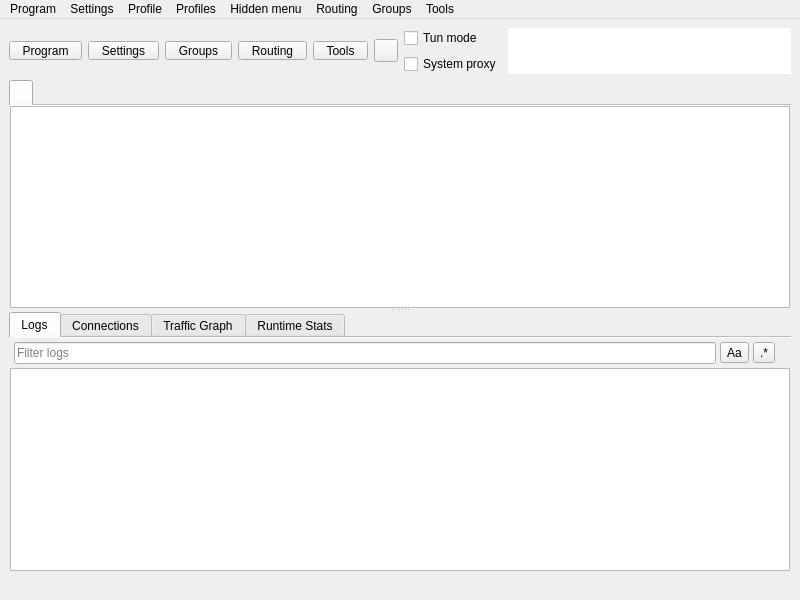
<?xml version="1.0" encoding="UTF-8"?>
<ui version="4.0">
 <class>MainWindow</class>
 <widget class="QMainWindow" name="MainWindow">
  <property name="geometry">
   <rect>
    <x>0</x>
    <y>0</y>
    <width>800</width>
    <height>600</height>
   </rect>
  </property>
  <property name="minimumSize">
   <size>
    <width>800</width>
    <height>600</height>
   </size>
  </property>
  <property name="windowTitle">
   <string notr="true">Throned</string>
  </property>
  <widget class="QWidget" name="centralwidget">
   <layout class="QVBoxLayout" name="verticalLayout_3" stretch="0,1,0">
    <item>
     <layout class="QHBoxLayout" name="horizontalLayout_2">
      <item>
       <widget class="QToolButton" name="toolButton_program">
        <property name="minimumSize">
         <size>
          <width>0</width>
          <height>0</height>
         </size>
        </property>
        <property name="styleSheet">
         <string notr="true">QToolButton {
    padding-left: 8px;
    padding-right: 8px;
}

/* The indicator shares the bottom row with the label (ToolButtonTextUnderIcon),
   so the widest button in any language is the tight one -- its text runs closest
   to the arrow. It fits because the drawn chevron only occupies the middle of
   its 16px subcontrol box, leaving ~14px clear at the button edge against the
   label's ~14.5px of slack. Don't pad the buttons to &quot;fix&quot; this: that widens
   all five for a gap only one of them ever needs (#1665). If a future
   translation looks cramped here, check that label first. */
QToolButton::menu-indicator {
    subcontrol-origin: border;
    subcontrol-position: bottom right;
    right: 2px;
    bottom: 3px;
}</string>
        </property>
        <property name="text">
         <string>Program</string>
        </property>
        <property name="iconSize">
         <size>
          <width>24</width>
          <height>24</height>
         </size>
        </property>
        <property name="popupMode">
         <enum>QToolButton::ToolButtonPopupMode::InstantPopup</enum>
        </property>
        <property name="toolButtonStyle">
         <enum>Qt::ToolButtonStyle::ToolButtonTextUnderIcon</enum>
        </property>
       </widget>
      </item>
      <item>
       <widget class="QToolButton" name="toolButton_preferences">
        <property name="minimumSize">
         <size>
          <width>0</width>
          <height>0</height>
         </size>
        </property>
        <property name="styleSheet">
         <string notr="true">QToolButton {
    padding-left: 8px;
    padding-right: 8px;
}

/* The indicator shares the bottom row with the label (ToolButtonTextUnderIcon),
   so the widest button in any language is the tight one -- its text runs closest
   to the arrow. It fits because the drawn chevron only occupies the middle of
   its 16px subcontrol box, leaving ~14px clear at the button edge against the
   label's ~14.5px of slack. Don't pad the buttons to &quot;fix&quot; this: that widens
   all five for a gap only one of them ever needs (#1665). If a future
   translation looks cramped here, check that label first. */
QToolButton::menu-indicator {
    subcontrol-origin: border;
    subcontrol-position: bottom right;
    right: 2px;
    bottom: 3px;
}</string>
        </property>
        <property name="text">
         <string>Settings</string>
        </property>
        <property name="iconSize">
         <size>
          <width>24</width>
          <height>24</height>
         </size>
        </property>
        <property name="popupMode">
         <enum>QToolButton::ToolButtonPopupMode::InstantPopup</enum>
        </property>
        <property name="toolButtonStyle">
         <enum>Qt::ToolButtonStyle::ToolButtonTextUnderIcon</enum>
        </property>
       </widget>
      </item>
      <item>
       <widget class="QToolButton" name="toolButton_testing">
        <property name="minimumSize">
         <size>
          <width>0</width>
          <height>0</height>
         </size>
        </property>
        <property name="styleSheet">
         <string notr="true">QToolButton {
    padding-left: 8px;
    padding-right: 8px;
}

/* The indicator shares the bottom row with the label (ToolButtonTextUnderIcon),
   so the widest button in any language is the tight one -- its text runs closest
   to the arrow. It fits because the drawn chevron only occupies the middle of
   its 16px subcontrol box, leaving ~14px clear at the button edge against the
   label's ~14.5px of slack. Don't pad the buttons to &quot;fix&quot; this: that widens
   all five for a gap only one of them ever needs (#1665). If a future
   translation looks cramped here, check that label first. */
QToolButton::menu-indicator {
    subcontrol-origin: border;
    subcontrol-position: bottom right;
    right: 2px;
    bottom: 3px;
}</string>
        </property>
        <property name="text">
         <string>Groups</string>
        </property>
        <property name="iconSize">
         <size>
          <width>24</width>
          <height>24</height>
         </size>
        </property>
        <property name="popupMode">
         <enum>QToolButton::ToolButtonPopupMode::InstantPopup</enum>
        </property>
        <property name="toolButtonStyle">
         <enum>Qt::ToolButtonStyle::ToolButtonTextUnderIcon</enum>
        </property>
       </widget>
      </item>
      <item>
       <widget class="QToolButton" name="toolButton_routing">
        <property name="minimumSize">
         <size>
          <width>0</width>
          <height>0</height>
         </size>
        </property>
        <property name="styleSheet">
         <string notr="true">QToolButton {
    padding-left: 8px;
    padding-right: 8px;
}

/* The indicator shares the bottom row with the label (ToolButtonTextUnderIcon),
   so the widest button in any language is the tight one -- its text runs closest
   to the arrow. It fits because the drawn chevron only occupies the middle of
   its 16px subcontrol box, leaving ~14px clear at the button edge against the
   label's ~14.5px of slack. Don't pad the buttons to &quot;fix&quot; this: that widens
   all five for a gap only one of them ever needs (#1665). If a future
   translation looks cramped here, check that label first. */
QToolButton::menu-indicator {
    subcontrol-origin: border;
    subcontrol-position: bottom right;
    right: 2px;
    bottom: 3px;
}</string>
        </property>
        <property name="text">
         <string>Routing</string>
        </property>
        <property name="iconSize">
         <size>
          <width>24</width>
          <height>24</height>
         </size>
        </property>
        <property name="popupMode">
         <enum>QToolButton::ToolButtonPopupMode::InstantPopup</enum>
        </property>
        <property name="toolButtonStyle">
         <enum>Qt::ToolButtonStyle::ToolButtonTextUnderIcon</enum>
        </property>
       </widget>
      </item>
      <item>
       <widget class="QToolButton" name="toolButton_tools">
        <property name="minimumSize">
         <size>
          <width>0</width>
          <height>0</height>
         </size>
        </property>
        <property name="styleSheet">
         <string notr="true">QToolButton {
    padding-left: 8px;
    padding-right: 8px;
}

/* The indicator shares the bottom row with the label (ToolButtonTextUnderIcon),
   so the widest button in any language is the tight one -- its text runs closest
   to the arrow. It fits because the drawn chevron only occupies the middle of
   its 16px subcontrol box, leaving ~14px clear at the button edge against the
   label's ~14.5px of slack. Don't pad the buttons to &quot;fix&quot; this: that widens
   all five for a gap only one of them ever needs (#1665). If a future
   translation looks cramped here, check that label first. */
QToolButton::menu-indicator {
    subcontrol-origin: border;
    subcontrol-position: bottom right;
    right: 2px;
    bottom: 3px;
}</string>
        </property>
        <property name="text">
         <string>Tools</string>
        </property>
        <property name="iconSize">
         <size>
          <width>24</width>
          <height>24</height>
         </size>
        </property>
        <property name="popupMode">
         <enum>QToolButton::ToolButtonPopupMode::InstantPopup</enum>
        </property>
        <property name="toolButtonStyle">
         <enum>Qt::ToolButtonStyle::ToolButtonTextUnderIcon</enum>
        </property>
       </widget>
      </item>
      <item>
       <widget class="StartStopButton" name="toolButton_startstop">
        <property name="focusPolicy">
         <enum>Qt::FocusPolicy::NoFocus</enum>
        </property>
        <property name="text">
         <string/>
        </property>
       </widget>
      </item>
      <item>
       <layout class="QVBoxLayout" name="verticalLayout_4">
        <item>
         <spacer name="verticalSpacer_modes_top">
          <property name="orientation">
           <enum>Qt::Orientation::Vertical</enum>
          </property>
          <property name="sizeHint" stdset="0">
           <size>
            <width>0</width>
            <height>0</height>
           </size>
          </property>
         </spacer>
        </item>
        <item>
         <widget class="QCheckBox" name="checkBox_VPN">
          <property name="sizePolicy">
           <sizepolicy hsizetype="Minimum" vsizetype="Minimum">
            <horstretch>0</horstretch>
            <verstretch>0</verstretch>
           </sizepolicy>
          </property>
          <property name="text">
           <string>Tun mode</string>
          </property>
         </widget>
        </item>
        <item>
         <widget class="QCheckBox" name="checkBox_SystemProxy">
          <property name="text">
           <string>System proxy</string>
          </property>
         </widget>
        </item>
        <item>
         <spacer name="verticalSpacer_modes_bottom">
          <property name="orientation">
           <enum>Qt::Orientation::Vertical</enum>
          </property>
          <property name="sizeHint" stdset="0">
           <size>
            <width>0</width>
            <height>0</height>
           </size>
          </property>
         </spacer>
        </item>
       </layout>
      </item>
      <item>
       <widget class="QTextBrowser" name="data_view">
        <property name="enabled">
         <bool>true</bool>
        </property>
        <property name="sizePolicy">
         <sizepolicy hsizetype="Expanding" vsizetype="Ignored">
          <horstretch>0</horstretch>
          <verstretch>0</verstretch>
         </sizepolicy>
        </property>
        <property name="minimumSize">
         <size>
          <width>0</width>
          <height>0</height>
         </size>
        </property>
        <property name="mouseTracking">
         <bool>false</bool>
        </property>
        <property name="focusPolicy">
         <enum>Qt::FocusPolicy::NoFocus</enum>
        </property>
        <property name="contextMenuPolicy">
         <enum>Qt::ContextMenuPolicy::NoContextMenu</enum>
        </property>
        <property name="acceptDrops">
         <bool>false</bool>
        </property>
        <property name="frameShape">
         <enum>QFrame::Shape::NoFrame</enum>
        </property>
        <property name="frameShadow">
         <enum>QFrame::Shadow::Sunken</enum>
        </property>
        <property name="verticalScrollBarPolicy">
         <enum>Qt::ScrollBarPolicy::ScrollBarAlwaysOff</enum>
        </property>
        <property name="horizontalScrollBarPolicy">
         <enum>Qt::ScrollBarPolicy::ScrollBarAlwaysOff</enum>
        </property>
        <property name="textInteractionFlags">
         <set>Qt::TextInteractionFlag::LinksAccessibleByKeyboard|Qt::TextInteractionFlag::LinksAccessibleByMouse</set>
        </property>
       </widget>
      </item>
     </layout>
    </item>
    <item>
     <widget class="QSplitter" name="splitter">
      <property name="orientation">
       <enum>Qt::Orientation::Vertical</enum>
      </property>
      <widget class="GroupTabWidget" name="tabWidget">
       <property name="currentIndex">
        <number>0</number>
       </property>
       <property name="documentMode">
        <bool>true</bool>
       </property>
       <property name="movable">
        <bool>true</bool>
       </property>
       <widget class="QWidget" name="widget1">
        <attribute name="title">
         <string/>
        </attribute>
        <layout class="QVBoxLayout" name="verticalLayout_tab1">
         <property name="spacing">
          <number>0</number>
         </property>
         <property name="leftMargin">
          <number>1</number>
         </property>
         <property name="topMargin">
          <number>0</number>
         </property>
         <property name="rightMargin">
          <number>1</number>
         </property>
         <property name="bottomMargin">
          <number>0</number>
         </property>
         <item>
          <widget class="ProfilesTableView" name="profilesTableView">
           <property name="contextMenuPolicy">
            <enum>Qt::ContextMenuPolicy::CustomContextMenu</enum>
           </property>
           <property name="editTriggers">
            <set>QAbstractItemView::EditTrigger::NoEditTriggers</set>
           </property>
           <property name="alternatingRowColors">
            <bool>true</bool>
           </property>
           <property name="selectionBehavior">
            <enum>QAbstractItemView::SelectionBehavior::SelectRows</enum>
           </property>
           <property name="horizontalScrollMode">
            <enum>QAbstractItemView::ScrollMode::ScrollPerPixel</enum>
           </property>
           <property name="wordWrap">
            <bool>false</bool>
           </property>
           <attribute name="horizontalHeaderMinimumSectionSize">
            <number>16</number>
           </attribute>
           <attribute name="horizontalHeaderHighlightSections">
            <bool>false</bool>
           </attribute>
           <attribute name="horizontalHeaderShowSortIndicator" stdset="0">
            <bool>false</bool>
           </attribute>
           <attribute name="verticalHeaderDefaultSectionSize">
            <number>30</number>
           </attribute>
          </widget>
         </item>
        </layout>
       </widget>
      </widget>
      <widget class="QWidget" name="aaaaaaaaaaaaaaaaaa">
       <layout class="QVBoxLayout" name="aaaaaaaaaaaa" stretch="0">
        <item>
         <widget class="QWidget" name="down_tab" native="true">
          <layout class="QVBoxLayout" name="verticalLayout">
           <property name="spacing">
            <number>0</number>
           </property>
           <property name="leftMargin">
            <number>0</number>
           </property>
           <property name="topMargin">
            <number>0</number>
           </property>
           <property name="rightMargin">
            <number>0</number>
           </property>
           <property name="bottomMargin">
            <number>0</number>
           </property>
           <item>
            <widget class="QTabWidget" name="stats_widget">
             <property name="autoFillBackground">
              <bool>true</bool>
             </property>
             <property name="tabPosition">
              <enum>QTabWidget::TabPosition::North</enum>
             </property>
             <property name="tabShape">
              <enum>QTabWidget::TabShape::Rounded</enum>
             </property>
             <property name="currentIndex">
              <number>0</number>
             </property>
             <property name="elideMode">
              <enum>Qt::TextElideMode::ElideNone</enum>
             </property>
             <property name="usesScrollButtons">
              <bool>true</bool>
             </property>
             <property name="documentMode">
              <bool>true</bool>
             </property>
             <property name="tabsClosable">
              <bool>false</bool>
             </property>
             <property name="movable">
              <bool>true</bool>
             </property>
             <property name="tabBarAutoHide">
              <bool>false</bool>
             </property>
             <widget class="QWidget" name="Logs">
              <property name="enabled">
               <bool>true</bool>
              </property>
              <attribute name="title">
               <string>Logs</string>
              </attribute>
              <layout class="QVBoxLayout" name="logsLayout" stretch="0,1">
               <property name="spacing">
                <number>0</number>
               </property>
               <property name="sizeConstraint">
                <enum>QLayout::SizeConstraint::SetDefaultConstraint</enum>
               </property>
               <property name="leftMargin">
                <number>1</number>
               </property>
               <property name="topMargin">
                <number>0</number>
               </property>
               <property name="rightMargin">
                <number>1</number>
               </property>
               <property name="bottomMargin">
                <number>0</number>
               </property>
               <item>
                <widget class="QWidget" name="logToolbar" native="true">
                 <layout class="QHBoxLayout" name="logToolbarLayout">
                  <property name="spacing">
                   <number>4</number>
                  </property>
                  <property name="leftMargin">
                   <number>4</number>
                  </property>
                  <property name="topMargin">
                   <number>4</number>
                  </property>
                  <property name="rightMargin">
                   <number>4</number>
                  </property>
                  <property name="bottomMargin">
                   <number>4</number>
                  </property>
                  <item>
                   <widget class="QLineEdit" name="logSearchEdit">
                    <property name="placeholderText">
                     <string>Filter logs</string>
                    </property>
                    <property name="clearButtonEnabled">
                     <bool>true</bool>
                    </property>
                   </widget>
                  </item>
                  <item>
                   <widget class="QToolButton" name="logSearchCase">
                    <property name="toolTip">
                     <string>Match case</string>
                    </property>
                    <property name="text">
                     <string notr="true">Aa</string>
                    </property>
                    <property name="checkable">
                     <bool>true</bool>
                    </property>
                   </widget>
                  </item>
                  <item>
                   <widget class="QToolButton" name="logSearchRegex">
                    <property name="toolTip">
                     <string>Regular expression</string>
                    </property>
                    <property name="text">
                     <string notr="true">.*</string>
                    </property>
                    <property name="checkable">
                     <bool>true</bool>
                    </property>
                   </widget>
                  </item>
                  <item>
                   <widget class="QLabel" name="logMatchCount"/>
                  </item>
                 </layout>
                </widget>
               </item>
               <item>
                <widget class="QTextBrowser" name="masterLogBrowser">
                 <property name="contextMenuPolicy">
                  <enum>Qt::ContextMenuPolicy::CustomContextMenu</enum>
                 </property>
                 <property name="openLinks">
                  <bool>false</bool>
                 </property>
                </widget>
               </item>
              </layout>
             </widget>
             <widget class="QWidget" name="connections_tab">
              <attribute name="title">
               <string>Connections</string>
              </attribute>
              <layout class="QHBoxLayout" name="horizontalLayout_4">
               <property name="spacing">
                <number>0</number>
               </property>
               <property name="sizeConstraint">
                <enum>QLayout::SizeConstraint::SetDefaultConstraint</enum>
               </property>
               <property name="leftMargin">
                <number>1</number>
               </property>
               <property name="topMargin">
                <number>0</number>
               </property>
               <property name="rightMargin">
                <number>1</number>
               </property>
               <property name="bottomMargin">
                <number>0</number>
               </property>
               <item>
                <widget class="QTreeView" name="connections">
                 <property name="autoFillBackground">
                  <bool>false</bool>
                 </property>
                </widget>
               </item>
              </layout>
             </widget>
             <widget class="QWidget" name="graph_tab">
              <attribute name="title">
               <string>Traffic Graph</string>
              </attribute>
              <layout class="QHBoxLayout" name="horizontalLayout_6">
               <property name="spacing">
                <number>0</number>
               </property>
               <property name="sizeConstraint">
                <enum>QLayout::SizeConstraint::SetDefaultConstraint</enum>
               </property>
               <property name="leftMargin">
                <number>1</number>
               </property>
               <property name="topMargin">
                <number>0</number>
               </property>
               <property name="rightMargin">
                <number>1</number>
               </property>
               <property name="bottomMargin">
                <number>0</number>
               </property>
              </layout>
             </widget>
             <widget class="QWidget" name="runtime_tab">
              <attribute name="title">
               <string>Runtime Stats</string>
              </attribute>
              <layout class="QHBoxLayout" name="horizontalLayout_7">
               <property name="spacing">
                <number>0</number>
               </property>
               <property name="sizeConstraint">
                <enum>QLayout::SizeConstraint::SetDefaultConstraint</enum>
               </property>
               <property name="leftMargin">
                <number>1</number>
               </property>
               <property name="topMargin">
                <number>0</number>
               </property>
               <property name="rightMargin">
                <number>1</number>
               </property>
               <property name="bottomMargin">
                <number>0</number>
               </property>
              </layout>
             </widget>
            </widget>
           </item>
          </layout>
         </widget>
        </item>
       </layout>
      </widget>
     </widget>
    </item>
    <item>
     <layout class="QHBoxLayout" name="horizontalLayout">
      <item>
       <widget class="HoverMarqueeLabel" name="label_running">
        <property name="text">
         <string/>
        </property>
       </widget>
      </item>
      <item>
       <widget class="QLabel" name="label_inbound">
        <property name="text">
         <string/>
        </property>
        <property name="alignment">
         <set>Qt::AlignmentFlag::AlignLeading|Qt::AlignmentFlag::AlignLeft|Qt::AlignmentFlag::AlignVCenter</set>
        </property>
       </widget>
      </item>
      <item>
       <widget class="QLabel" name="label_speed">
        <property name="text">
         <string/>
        </property>
        <property name="alignment">
         <set>Qt::AlignmentFlag::AlignLeading|Qt::AlignmentFlag::AlignLeft|Qt::AlignmentFlag::AlignVCenter</set>
        </property>
       </widget>
      </item>
     </layout>
    </item>
   </layout>
  </widget>
  <widget class="QMenuBar" name="menubar">
   <property name="geometry">
    <rect>
     <x>0</x>
     <y>0</y>
     <width>800</width>
     <height>25</height>
    </rect>
   </property>
   <widget class="QMenu" name="menu_program">
    <property name="title">
     <string>Program</string>
    </property>
    <addaction name="actionHide_window"/>
    <addaction name="separator"/>
    <addaction name="menu_add_from_input"/>
    <addaction name="menu_add_from_clipboard"/>
    <addaction name="actionAdd_profile_from_File"/>
    <addaction name="menu_scan_qr"/>
    <addaction name="separator"/>
    <addaction name="actionStart_with_system"/>
    <addaction name="actionRemember_last_proxy"/>
    <addaction name="actionAllow_LAN"/>
    <addaction name="separator"/>
    <addaction name="actionCheck_For_Update"/>
    <addaction name="actionAbout"/>
    <addaction name="separator"/>
    <addaction name="menu_exit"/>
   </widget>
   <widget class="QMenu" name="menu_preferences">
    <property name="title">
     <string>Settings</string>
    </property>
    <addaction name="menu_basic_settings"/>
    <addaction name="menu_routing_settings"/>
    <addaction name="menu_vpn_settings"/>
    <addaction name="menu_preset_settings"/>
    <addaction name="menu_dpi_bypass"/>
    <addaction name="menu_integration_settings"/>
    <addaction name="menu_open_config_folder"/>
   </widget>
   <widget class="QMenu" name="menu_server">
    <property name="title">
     <string>Profile</string>
    </property>
    <widget class="QMenu" name="menu_test_selected">
     <property name="title">
      <string>Test</string>
     </property>
     <addaction name="actionUrl_Test_Selected"/>
     <addaction name="actionSpeedtest_Selected"/>
     <addaction name="actionService_Check_Selected"/>
     <addaction name="actionResolve_Selected_Out_IP"/>
     <addaction name="menu_resolve_selected"/>
     <addaction name="separator"/>
     <addaction name="menu_stop_testing"/>
     <addaction name="actionClear_Test_Result"/>
    </widget>
    <widget class="QMenu" name="menu_share_item">
     <property name="title">
      <string>Share</string>
     </property>
     <addaction name="menu_qr"/>
     <addaction name="menu_copy_links"/>
     <addaction name="menu_copy_links_nkr"/>
     <addaction name="actionCopy_Test_Result"/>
     <addaction name="separator"/>
     <addaction name="menu_export_config"/>
    </widget>
    <widget class="QMenu" name="menu_move_to_group">
     <property name="title">
      <string>Move to group</string>
     </property>
    </widget>
    <addaction name="menu_start"/>
    <addaction name="menu_stop"/>
    <addaction name="menu_edit"/>
    <addaction name="menu_find_warp_endpoint"/>
    <addaction name="separator"/>
    <addaction name="menu_test_selected"/>
    <addaction name="menu_share_item"/>
    <addaction name="menu_clone"/>
    <addaction name="menu_pin"/>
    <addaction name="menu_move_to_group"/>
    <addaction name="separator"/>
    <addaction name="menu_reset_traffic"/>
    <addaction name="menu_delete"/>
   </widget>
   <widget class="QMenu" name="menu_profiles_space">
    <property name="title">
     <string>Profiles</string>
    </property>
    <addaction name="menu_add_from_input"/>
    <addaction name="menu_add_from_clipboard"/>
    <addaction name="actionAdd_profile_from_File"/>
    <addaction name="menu_scan_qr"/>
    <addaction name="separator"/>
    <addaction name="menu_add_subscription"/>
    <addaction name="separator"/>
    <addaction name="menu_select_all"/>
   </widget>
   <widget class="QMenu" name="menuHidden_menu">
    <property name="title">
     <string>Hidden menu</string>
    </property>
    <widget class="QMenu" name="menu_spmode">
     <property name="title">
      <string>Proxy mode</string>
     </property>
     <addaction name="menu_spmode_system_proxy"/>
     <addaction name="menu_spmode_vpn"/>
    </widget>
    <addaction name="menu_update_subscription"/>
    <addaction name="menu_resolve_domain"/>
    <addaction name="menu_remove_invalid"/>
    <addaction name="actionUrl_Test_Group"/>
    <addaction name="menu_remove_unavailable"/>
    <addaction name="menu_clear_test_result"/>
    <addaction name="menu_delete_repeat"/>
    <addaction name="actionSpeedtest_Group"/>
    <addaction name="actionResolve_Out_IP"/>
    <addaction name="actionRefresh_Column_Widths"/>
    <addaction name="menu_spmode"/>
    <addaction name="actionRestart_Proxy"/>
    <addaction name="actionWarp"/>
   </widget>
   <widget class="QMenu" name="menuRouting_Menu">
    <property name="title">
     <string>Routing</string>
    </property>
   </widget>
   <widget class="QMenu" name="menuTools">
    <property name="title">
     <string>Tools</string>
    </property>
    <addaction name="actionAuto_Selector"/>
    <addaction name="menu_open_dashboard"/>
    <addaction name="actionSpeedtest_Current"/>
    <addaction name="separator"/>
    <addaction name="menu_otp_manager"/>
    <addaction name="separator"/>
    <addaction name="actionTraffic_Stats"/>
   </widget>
   <widget class="QMenu" name="menuTesting">
    <property name="title">
     <string>Groups</string>
    </property>
    <widget class="QMenu" name="menu_test_group">
     <property name="title">
      <string>Test</string>
     </property>
     <addaction name="actionUrl_Test_Group"/>
     <addaction name="actionSpeedtest_Group"/>
     <addaction name="actionService_Check_Group"/>
     <addaction name="actionResolve_Out_IP"/>
     <addaction name="menu_resolve_domain"/>
     <addaction name="separator"/>
     <addaction name="menu_stop_testing"/>
     <addaction name="menu_clear_test_result"/>
    </widget>
    <widget class="QMenu" name="menu_clean_up">
     <property name="title">
      <string>Clean up</string>
     </property>
     <addaction name="menu_delete_repeat"/>
     <addaction name="menu_remove_unavailable"/>
     <addaction name="menu_remove_invalid"/>
     <addaction name="menu_remove_insecure"/>
    </widget>
    <addaction name="actionAdd_New_Group"/>
    <addaction name="actionEdit_Group"/>
    <addaction name="actionDelete_Group"/>
    <addaction name="menu_test_group"/>
    <addaction name="menu_clean_up"/>
    <addaction name="separator"/>
    <addaction name="menu_update_subscription"/>
    <addaction name="actionUpdate_All_Subscriptions"/>
    <addaction name="separator"/>
    <addaction name="menu_manage_groups"/>
    <addaction name="separator"/>
   </widget>
   <addaction name="menu_program"/>
   <addaction name="menu_preferences"/>
   <addaction name="menu_server"/>
   <addaction name="menu_profiles_space"/>
   <addaction name="menuHidden_menu"/>
   <addaction name="menuRouting_Menu"/>
   <addaction name="menuTesting"/>
   <addaction name="menuTools"/>
  </widget>
  <action name="menu_exit">
   <property name="text">
    <string>Quit</string>
   </property>
  </action>
  <action name="actionShow_window">
   <property name="text">
    <string>Show window</string>
   </property>
  </action>
  <action name="menu_basic_settings">
   <property name="text">
    <string>Basic Settings</string>
   </property>
  </action>
  <action name="menu_add_from_input">
   <property name="text">
    <string>New profile</string>
   </property>
   <property name="shortcut">
    <string notr="true">Ctrl+N</string>
   </property>
  </action>
  <action name="menu_manage_groups">
   <property name="text">
    <string>Manage groups</string>
   </property>
  </action>
  <action name="menu_start">
   <property name="text">
    <string>Start</string>
   </property>
   <property name="shortcut">
    <string notr="true">Return</string>
   </property>
  </action>
  <action name="menu_stop">
   <property name="text">
    <string>Stop</string>
   </property>
   <property name="shortcut">
    <string notr="true">Ctrl+S</string>
   </property>
  </action>
  <action name="menu_routing_settings">
   <property name="text">
    <string>Routing Settings</string>
   </property>
  </action>
  <action name="menu_add_from_clipboard">
   <property name="text">
    <string>Paste from clipboard</string>
   </property>
   <property name="shortcut">
    <string notr="true">Ctrl+V</string>
   </property>
  </action>
  <action name="menu_delete">
   <property name="text">
    <string>Delete</string>
   </property>
   <property name="shortcut">
    <string notr="true">Del</string>
   </property>
  </action>
  <action name="menu_qr">
   <property name="text">
    <string>QR code and link</string>
   </property>
  </action>
  <action name="menu_clear_test_result">
   <property name="text">
    <string>Clear results</string>
   </property>
   <property name="shortcut">
    <string notr="true">Ctrl+Shift+C</string>
   </property>
  </action>
  <action name="menu_export_config">
   <property name="text">
    <string>Export config</string>
   </property>
   <property name="shortcut">
    <string notr="true">Ctrl+E</string>
   </property>
  </action>
  <action name="menu_reset_traffic">
   <property name="text">
    <string>Reset traffic</string>
   </property>
   <property name="shortcut">
    <string notr="true">Ctrl+R</string>
   </property>
  </action>
  <action name="menu_scan_qr">
   <property name="text">
    <string>Scan QR code</string>
   </property>
   <property name="shortcut">
    <string notr="true">Ctrl+Shift+Q</string>
   </property>
  </action>
  <action name="menu_spmode_system_proxy">
   <property name="checkable">
    <bool>true</bool>
   </property>
   <property name="text">
    <string>System proxy</string>
   </property>
  </action>
  <action name="menu_delete_repeat">
   <property name="text">
    <string>Remove duplicates</string>
   </property>
  </action>
  <action name="actionStart_with_system">
   <property name="checkable">
    <bool>true</bool>
   </property>
   <property name="text">
    <string>Start with system</string>
   </property>
  </action>
  <action name="actionRemember_last_proxy">
   <property name="checkable">
    <bool>true</bool>
   </property>
   <property name="text">
    <string>Remember last profile</string>
   </property>
  </action>
  <action name="actionAllow_LAN">
   <property name="checkable">
    <bool>true</bool>
   </property>
   <property name="text">
    <string>Allow other devices to connect</string>
   </property>
  </action>
  <action name="menu_remove_unavailable">
   <property name="text">
    <string>Remove unavailable</string>
   </property>
  </action>
  <action name="menu_integration_settings">
   <property name="text">
    <string>Integration Settings</string>
   </property>
  </action>
  <action name="menu_select_all">
   <property name="text">
    <string>Select all</string>
   </property>
   <property name="shortcut">
    <string notr="true">Ctrl+A</string>
   </property>
  </action>
  <action name="menu_copy_links_nkr">
   <property name="text">
    <string>Copy deep link</string>
   </property>
   <property name="shortcut">
    <string notr="true">Ctrl+Alt+C</string>
   </property>
  </action>
  <action name="menu_copy_links">
   <property name="text">
    <string>Copy link</string>
   </property>
   <property name="shortcut">
    <string notr="true">Ctrl+C</string>
   </property>
  </action>
  <action name="menu_spmode_vpn">
   <property name="checkable">
    <bool>true</bool>
   </property>
   <property name="text">
    <string>Tun mode</string>
   </property>
  </action>
  <action name="menu_clone">
   <property name="text">
    <string>Clone</string>
   </property>
   <property name="shortcut">
    <string notr="true">Ctrl+D</string>
   </property>
  </action>
  <action name="menu_pin">
   <property name="text">
    <string>Pin to top</string>
   </property>
  </action>
  <action name="menu_update_subscription">
   <property name="text">
    <string>Update subscription</string>
   </property>
   <property name="shortcut">
    <string notr="true">Ctrl+U</string>
   </property>
   <property name="visible">
    <bool>true</bool>
   </property>
  </action>
  <action name="menu_resolve_domain">
   <property name="text">
    <string>Resolve domains</string>
   </property>
   <property name="shortcut">
    <string notr="true">Ctrl+Shift+I</string>
   </property>
  </action>
  <action name="menu_vpn_settings">
   <property name="text">
    <string>Tun Settings</string>
   </property>
  </action>
  <action name="menu_preset_settings">
   <property name="text">
    <string>Preset Settings</string>
   </property>
  </action>
  <action name="menu_dpi_bypass">
   <property name="text">
    <string>DPI Bypass</string>
   </property>
  </action>
  <action name="menu_otp_manager">
   <property name="text">
    <string>OTP Manager</string>
   </property>
  </action>
  <action name="actionRestart_Program">
   <property name="text">
    <string>Restart program</string>
   </property>
  </action>
  <action name="menu_open_config_folder">
   <property name="text">
    <string>Open config folder</string>
   </property>
  </action>
  <action name="menu_open_dashboard">
   <property name="text">
    <string>Open web dashboard</string>
   </property>
  </action>
  <action name="actionRestart_Proxy">
   <property name="text">
    <string>Restart core</string>
   </property>
  </action>
  <action name="menu_stop_testing">
   <property name="text">
    <string>Stop testing</string>
   </property>
   <property name="shortcut">
    <string notr="true">Ctrl+.</string>
   </property>
  </action>
  <action name="actionUrl_Test_Selected">
   <property name="text">
    <string>URL test</string>
   </property>
   <property name="shortcut">
    <string notr="true">Ctrl+Shift+S</string>
   </property>
   <property name="visible">
    <bool>true</bool>
   </property>
  </action>
  <action name="actionUrl_Test_Group">
   <property name="enabled">
    <bool>true</bool>
   </property>
   <property name="text">
    <string>URL test</string>
   </property>
   <property name="shortcut">
    <string notr="true">Ctrl+Shift+G</string>
   </property>
   <property name="visible">
    <bool>true</bool>
   </property>
  </action>
  <action name="menu_resolve_selected">
   <property name="text">
    <string>Resolve domain</string>
   </property>
   <property name="visible">
    <bool>true</bool>
   </property>
  </action>
  <action name="menu_remove_invalid">
   <property name="text">
    <string>Remove invalid</string>
   </property>
   <property name="menuRole">
    <enum>QAction::MenuRole::TextHeuristicRole</enum>
   </property>
  </action>
  <action name="menu_remove_insecure">
   <property name="text">
    <string>Remove insecure profiles</string>
   </property>
   <property name="menuRole">
    <enum>QAction::MenuRole::TextHeuristicRole</enum>
   </property>
  </action>
  <action name="actionSpeedtest_Current">
   <property name="text">
    <string>Speed test current connection</string>
   </property>
   <property name="shortcut">
    <string notr="true">F6</string>
   </property>
  </action>
  <action name="actionSpeedtest_Selected">
   <property name="text">
    <string>Speed test</string>
   </property>
   <property name="shortcut">
    <string notr="true">Ctrl+Shift+P</string>
   </property>
  </action>
  <action name="actionSpeedtest_Group">
   <property name="text">
    <string>Speed test</string>
   </property>
   <property name="shortcut">
    <string notr="true">Ctrl+Alt+P</string>
   </property>
  </action>
  <action name="actionHide_window">
   <property name="text">
    <string>Hide window</string>
   </property>
   <property name="shortcut">
    <string notr="true">Ctrl+H</string>
   </property>
  </action>
  <action name="actionAdd_profile_from_File">
   <property name="text">
    <string>Import from file</string>
   </property>
   <property name="shortcut">
    <string notr="true">Ctrl+O</string>
   </property>
  </action>
  <action name="actionResolve_Out_IP">
   <property name="text">
    <string>Exit IP</string>
   </property>
  </action>
  <action name="actionAdd_New_Group">
   <property name="text">
    <string>New group</string>
   </property>
  </action>
  <action name="actionEdit_Group">
   <property name="text">
    <string>Edit group</string>
   </property>
  </action>
  <action name="actionDelete_Group">
   <property name="text">
    <string>Delete group</string>
   </property>
  </action>
  <action name="actionUpdate_All_Subscriptions">
   <property name="text">
    <string>Update all subscriptions</string>
   </property>
  </action>
  <action name="actionResolve_Selected_Out_IP">
   <property name="text">
    <string>Exit IP</string>
   </property>
  </action>
  <action name="actionService_Check_Selected">
   <property name="text">
    <string>Service check</string>
   </property>
  </action>
  <action name="actionService_Check_Group">
   <property name="text">
    <string>Service check</string>
   </property>
  </action>
  <action name="actionRefresh_Column_Widths">
   <property name="text">
    <string>Refresh column widths</string>
   </property>
  </action>
  <action name="actionCopy_Test_Result">
   <property name="text">
    <string>Copy test result</string>
   </property>
  </action>
  <action name="actionClear_Test_Result">
   <property name="text">
    <string>Clear results</string>
   </property>
  </action>
  <action name="actionRuntime_Stats">
   <property name="text">
    <string>Runtime Stats</string>
   </property>
  </action>
  <action name="actionAuto_Selector">
   <property name="text">
    <string>Auto Selector Stats</string>
   </property>
   <property name="visible">
    <bool>false</bool>
   </property>
  </action>
  <action name="actionTraffic_Stats">
   <property name="text">
    <string>Traffic Statistics</string>
   </property>
  </action>
  <action name="actionCheck_For_Update">
   <property name="text">
    <string>Check for updates</string>
   </property>
  </action>
  <action name="actionAbout">
   <property name="text">
    <string>About</string>
   </property>
   <property name="menuRole">
    <enum>QAction::MenuRole::NoRole</enum>
   </property>
  </action>
  <action name="actionUpdate_Rule_Sets">
   <property name="text">
    <string>Update rule-sets</string>
   </property>
  </action>
  <action name="actionAdblock">
   <property name="checkable">
    <bool>true</bool>
   </property>
   <property name="text">
    <string>Block ads</string>
   </property>
  </action>
  <action name="actionWarp">
   <property name="checkable">
    <bool>true</bool>
   </property>
   <property name="text">
    <string>Toggle WARP</string>
   </property>
  </action>
  <action name="actionRule_Tester">
   <property name="text">
    <string>Route lookup</string>
   </property>
  </action>
  <action name="menu_edit">
   <property name="text">
    <string>Edit</string>
   </property>
  </action>
  <action name="menu_add_subscription">
   <property name="text">
    <string>Add subscription</string>
   </property>
  </action>
  <action name="menu_exit_server">
   <property name="checkable">
    <bool>true</bool>
   </property>
   <property name="text">
    <string>Selected profile</string>
   </property>
  </action>
  <action name="menu_exit_warp">
   <property name="checkable">
    <bool>true</bool>
   </property>
   <property name="text">
    <string notr="true">Cloudflare WARP</string>
   </property>
  </action>
  <action name="menu_edit_route">
   <property name="text">
    <string>Edit current profile</string>
   </property>
  </action>
  <action name="menu_find_warp_endpoint">
   <property name="text">
    <string>Find WARP endpoint</string>
   </property>
  </action>
 </widget>
 <customwidgets>
  <customwidget>
   <class>HoverMarqueeLabel</class>
   <extends>QLabel</extends>
   <header>include/ui/widget/HoverMarqueeLabel.h</header>
  </customwidget>
  <customwidget>
   <class>GroupTabWidget</class>
   <extends>QTabWidget</extends>
   <header>include/ui/widget/GroupTabBar.h</header>
  </customwidget>
  <customwidget>
   <class>ProfilesTableView</class>
   <extends>QTableView</extends>
   <header>include/ui/utils/ProfilesTableView.h</header>
  </customwidget>
  <customwidget>
   <class>StartStopButton</class>
   <extends>QToolButton</extends>
   <header>include/ui/widget/StartStopButton.hpp</header>
  </customwidget>
  <customwidget>
   <class>ElidingLabel</class>
   <extends>QLabel</extends>
   <header>include/ui/widget/ElidingLabel.hpp</header>
  </customwidget>
 </customwidgets>
 <resources/>
 <connections/>
</ui>
